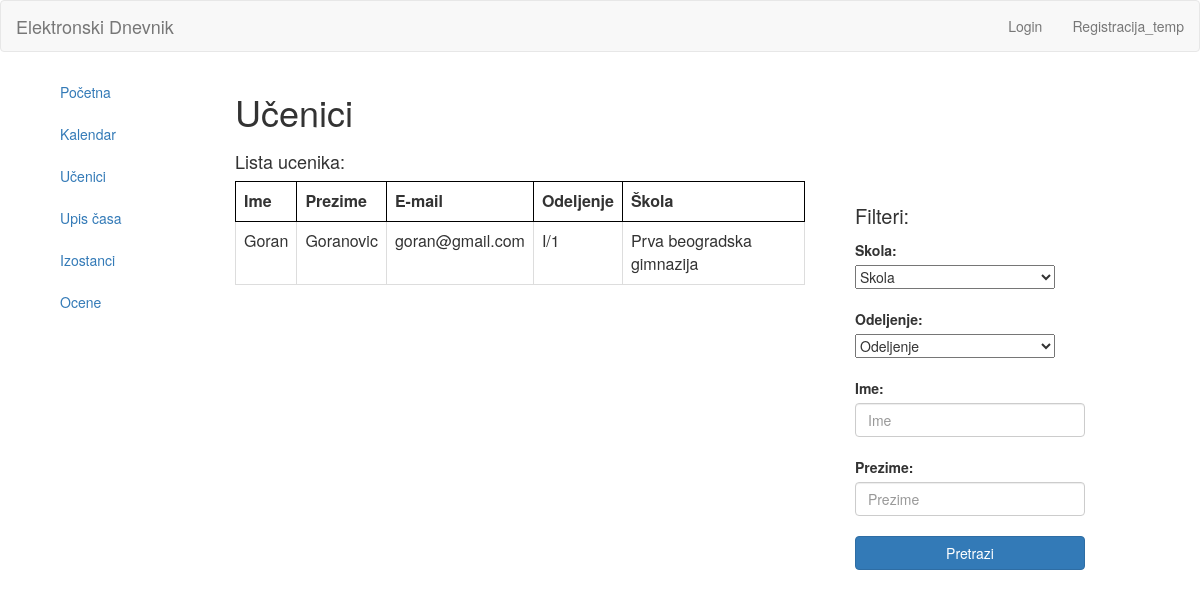
/index.php/nastavnik/ucenici, run on an earlier commit of the app's database.
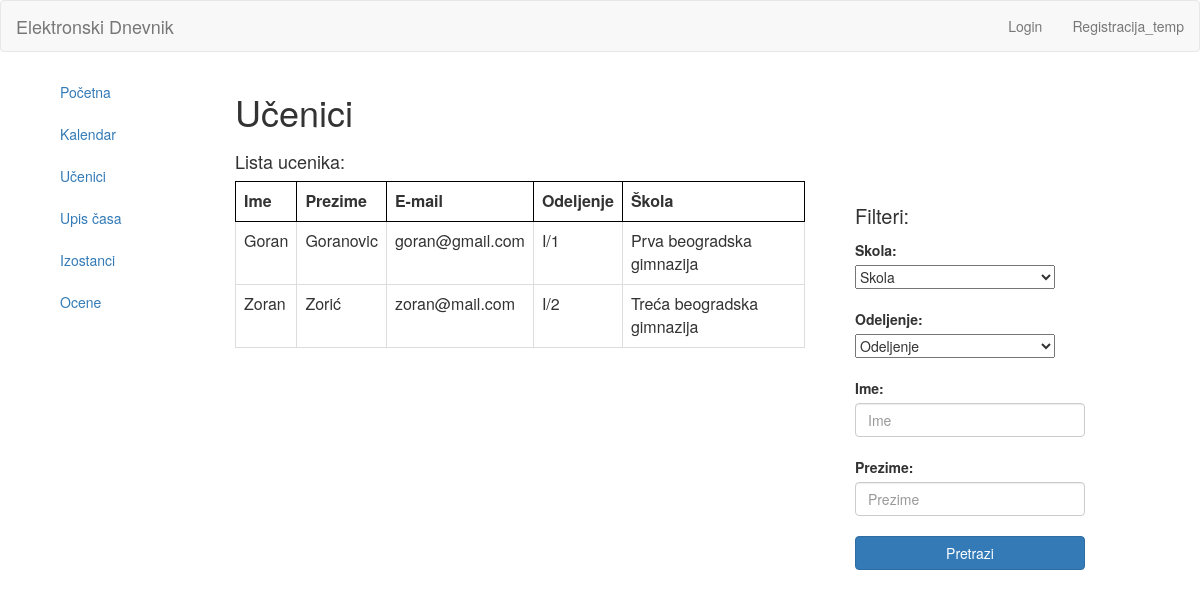
And on a later commit of the database.
### tables this page shows
CREATE TABLE `ucenik` (
  `id` int(11) NOT NULL,
  `skolaId` int(11) NOT NULL,
  `odeljenjeId` int(11) NOT NULL
);

CREATE TABLE `users` (
  `id` int(11) NOT NULL,
  `name` varchar(255) NOT NULL,
  `surname` varchar(255) NOT NULL,
  `email` varchar(255) NOT NULL,
  `username` varchar(255) NOT NULL,
  `password` varchar(255) NOT NULL
);

CREATE TABLE `odeljenje` (
  `id` int(11) NOT NULL,
  `oznaka` varchar(10) NOT NULL,
  `skolaId` int(11) NOT NULL,
  `nastavnikId` int(11) NOT NULL
);

CREATE TABLE `skola` (
  `id` int(11) NOT NULL,
  `ime` varchar(255) NOT NULL,
  `adresa` varchar(255) NOT NULL,
  `grad` varchar(255) NOT NULL
);

### application/controllers/Nastavnik.php (called while the page is built, shortened)
<?php
	class Nastavnik extends CI_Controller{
		public function __construct() {
	    $this->load->model('Nastavnik_model');
		}
		public function ucenici() {
			$data["fetch_data"] = $this->Nastavnik_model->dohvati();
			$data["odeljenja"] = $this->Nastavnik_model->listaOdeljenja();
			$data["skole"] = $this->Nastavnik_model->listaSkola();
			$this->load->view('templates/header');
			$this->load->view('nastavnik/ucenici', $data);
			$this->load->view('templates/footer');
		}
	}

### index.php (called while the page is built, shortened)
<?php
require_once BASEPATH.'core/CodeIgniter.php';

### application/models/Nastavnik_model.php (called while the page is built, shortened)
<?php
	class Nastavnik_model extends CI_Model{
		public function dohvati() {
			$query = $this->db->query("SELECT users.id,users.name,users.surname,users.username,users.email,ucenik.id,odeljenje.oznaka, odeljenje.id,
																				skola.ime FROM skola, users, ucenik, odeljenje WHERE ucenik.skolaId = skola.id AND users.id = ucenik.id AND ucenik.odeljenjeId = odeljenje.id" );
		return $query;
	}
	}

### application/views/nastavnik/ucenici.php (the view, shortened to what this page needs)
<?php echo form_open('nastavnik/ucenici'); ?>
<div class="col col-lg-2 col-md-3 col-sm-3 col-xs-12 left-container">
	<div class="tm-left-inner-container">
		<ul class="nav nav-stacked css-nav">
			<li><a href="<?php echo base_url(); ?>nastavnik/index">Početna</a></li>
			<li><a href="<?php echo base_url(); ?>nastavnik/kalendar">Kalendar</a></li>
			<li><a href="<?php echo base_url(); ?>nastavnik/ucenici">Učenici</a></li>
			<li><a href="<?php echo base_url(); ?>nastavnik/upis">Upis časa</a></li>
			<li><a href="<?php echo base_url(); ?>nastavnik/izostanci">Izostanci</a></li>
			<li><a href="<?php echo base_url(); ?>nastavnik/ocene">Ocene</a></li>
		</ul>
	</div>
</div>
<div class="col col-lg-8 col-md-7 col-sm-7 col-xs-12 right-container">
	<div style="width: 850px; overflow: hidden;">
		<h1 class="css-header">Učenici</h1>
    <div style="width: 570px; float: left;">
		<h4> Lista ucenika: </h4>
		<table class = "table table-bordered" id= "tabela">
				<?php
				if ($fetch_data->num_rows() > 0)
				{
				?>
				<tr style = "border: 1px solid black;">
					 <td style = "border: 1px solid black;" > <strong> Ime</strong> </td>
					 <td style = "border: 1px solid black;"><strong> Prezime</strong> </td>
					 <td style = "border: 1px solid black;"><strong> E-mail</strong> </td>
					 <td style = "border: 1px solid black;"><strong> Odeljenje</strong> </td>
					 <td style = "border: 1px solid black;"><strong> Škola</strong> </td>
			 <tr>
				<?php
					foreach($fetch_data->result() as $row)
					{
				?>
							<td> <?php echo $row->name; ?> </td>
							<td> <?php echo $row->surname; ?> </td>
							<td> <?php echo $row->email; ?> </td>
							<td> <?php echo $row->oznaka; ?> </td>
							<td> <?php echo $row->ime; ?> </td>
						</tr>
					<?php
					}
				}
				else {
					?>
					<tr colspan = "5">
					 <strong style = "font-size:20px">	Nema ucenika! </strong>
					</tr>
				<?php
				}
				?>
			</table>
		</div>
		<div style="margin-left: 620px;">
			<br>
			<br>
			<br>
		<p style = " font-size: 20px; font-style: bold">Filteri:</p>
		<label> Skola: </label>
		<br>
		<select name = 'skola'>
				<option value="" disabled selected>Skola</option>
		</select>
		<br>
		<br>
		<form name = "search_form" method= "POST" action = "ucenici.php">
    <label> Odeljenje: </label>
		<br>
		<select name = 'odeljenje'>
				<option value="" disabled selected> Odeljenje </option>
		</select>
		<br>
		<br>
		<label>Ime: </label>
		<input type="text" class="form-control" name="name" placeholder="Ime" id ="ime">
		<br>
		<label>Prezime: </label>
		<input type="text" class="form-control" name="surname" placeholder="Prezime" id = "prezime">
  <br>
    	<input type="submit" name = "search" value = "Pretrazi" class="btn btn-primary btn-block" ">
		</form>
	</div>
</div>
</div>
		<?php echo form_close(); ?>

What changed in the data, as far as the page shows it:
added ucenik: id.name "Zoran", id.surname "Zorić", id.email "zoran@mail.com", odeljenjeId.oznaka "I/2", skolaId.ime "Treća beogradska gimnazija"
